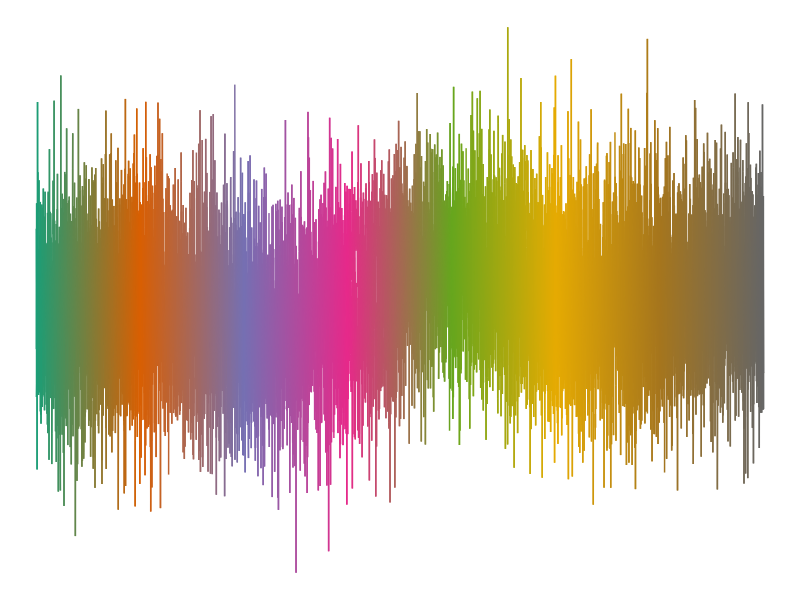
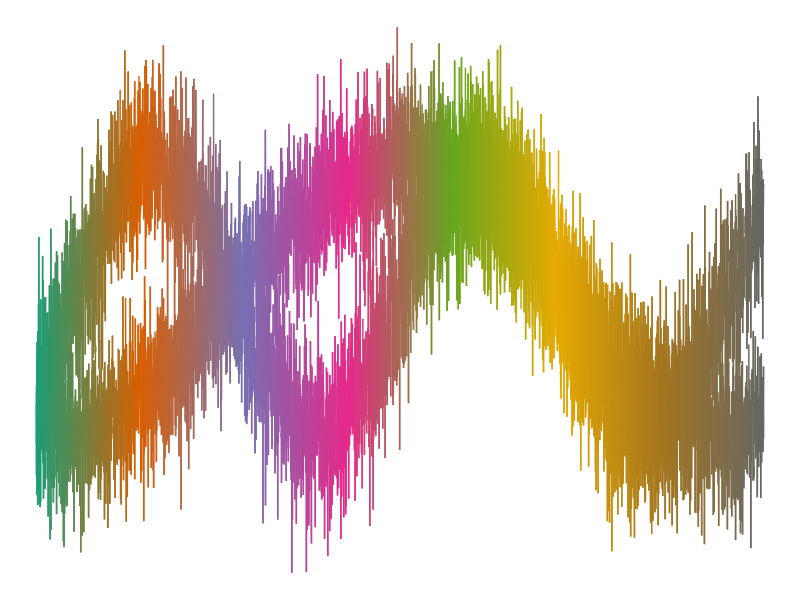

Generate these figures, in order, with R:
#Q3.3.2
#make_art() function that allows users to produce random art with 2 arguments
install.packages("RColorBrewer")
library(RColorBrewer)
library(ggplot2)

make_art <- function(seed, n) {
  set.seed(seed)
  x <- seq(from = -3*pi, to = 3*pi, length.out = 5000)
  y1 <- sin(x*runif(n)) + rnorm(5000, mean = 0, sd = runif(1,0.1,1))
  y2 <- cos(x*runif(n)) + rnorm(5000, mean = 0, sd = runif(1,0.1,1))
  data <- data.frame(x = x, y = y1, y2 = y2,
                     color = colorRampPalette(brewer.pal(8, "Dark2"))(5000))
  ggplot(data) +
    geom_path(aes(x, y, color = color, group = cut_number(x, runif(1,20,100)))) +
    geom_path(aes(x, y2, color = color, group = cut_number(x, runif(1,20,100)))) +
    scale_color_identity() +
    theme_void() +
    theme(legend.position = "none")
}
make_art(2, 40) #showing the differences in art
make_art(44, 1)